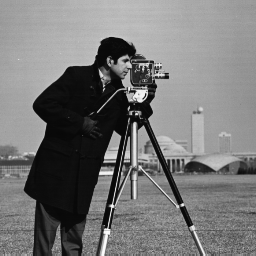
#> input picture 20XW97-CV-LAB/assets/images/cameraman.tif, 256 x 256 px, found by its file name
$ jupyter execute --allow-errors ws1.ipynb
#> lines starting #> are read from the running program, lines starting #| are printed output that depends on the picture
[cell 1]
# !pip install sounddevice

[cell 2]
# Task 1: Record your voice by saying "Hello" and save it as .wav file.
# Read it and display the voice.

[cell 3]
import sounddevice as sd
import numpy as np
from scipy.io.wavfile import read,write
import matplotlib.pyplot as plt

[cell 4]
fs = 44100
dur = 3
#> (the rest of this cell did not finish here and is left out)

#> (a cell that did not finish here is left out)

#> (a cell that did not finish here is left out)

#> (a cell that did not finish here is left out)

#> (a cell that did not finish here is left out)

[cell 9]
import cv2
import random

[cell 10]
img = cv2.imread('/home/karthikmsd/sem9/20XW97-CV-LAB/assets/images/cameraman.tif', 0)
#> img is the input picture: shape (256, 256); min 7, max 253, mean 118.7

[cell 11]
imlist = []

for npa in img:
    arr = list(npa)
    random.shuffle(arr)
    imlist.append(arr)
#> after the loop, imlist = 256 items
random.shuffle(imlist)

[cell 12]
scrambled = np.zeros([len(imlist), len(imlist[0])])
#> scrambled: shape (256, 256) float64; every value is 0

[cell 13]
for i in range(len(imlist)):
    for j in range(len(imlist[0])):
        scrambled[i, j] = imlist[i][j]
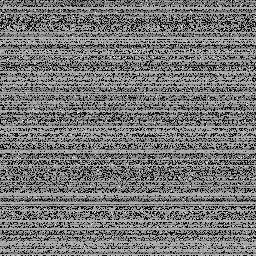
#> scrambled: shape (256, 256) float64; min 7, max 253, mean 118.7

[cell 14]
plt.imshow(scrambled, cmap='gray')

[cell 15]
# LLOYD max quantization

[cell 16]
img = cv2.imread('/home/karthikmsd/sem9/20XW97-CV-LAB/assets/images/cameraman.tif', 0)

[cell 17]
m, n = img.shape
#> m = 256; n = 256

[cell 18]
plt.imshow(img, cmap='gray')

[cell 19]
def LMAX_quant(img):
    epochs = 1
    q_levels = []

    Ti = []
    vmin = 0
    vmax = 255
    n = 10 # intervals for lmax quant

    for i in range(1, n+1):
        Ti.append(vmin+((i-0.5)/n)*(vmax-vmin))
    # [32 lines of commented-out code are left out]
    q_levels = Ti[:]
    return q_levels

[cell 20]
q_levels = LMAX_quant(img)
#> q_levels = [12.75, 38.25, 63.75, 89.25, 114.8, 140.2, 165.8, 191.2, 216.8, 242.2]

[cell 21]
q_img = np.zeros([m, n])
s = [0] + [(q_levels[i]+q_levels[i+1])*0.5 for i in range(len(q_levels)-1)] + [255]
#> s = [0, 25.5, 51, 76.5, 102, 127.5, 153, 178.5, 204, 229.5, 255]

for i in range(m):
    for j in range(n):
        pix  = img[i][j]

        for k in range(len(s)-1):
            l1, l2 = s[k], s[k+1]
            if l1<=pix<=l2:
                q_img[i][j] = q_levels[k]

[cell 22]
plt.imshow(q_img, cmap='gray')

[cell 23]
# 3. img file format
import os

[cell 24]
img = cv2.imread('/home/karthikmsd/sem9/20XW97-CV-LAB/assets/images/cameraman.tif', 0)

[cell 25]
cv2.imwrite('cameraman.png' , img)
cv2.imwrite('cameraman.jpg', img)
#> Out = True

[cell 26]
size = {}

[cell 27]
size['tif'] = os.path.getsize('/home/karthikmsd/sem9/20XW97-CV-LAB/assets/images/cameraman.tif')
size['jpg'] = os.path.getsize('cameraman.jpg')
size['png'] = os.path.getsize('cameraman.png')

[cell 28]
plt.bar(size.keys(), size.values())
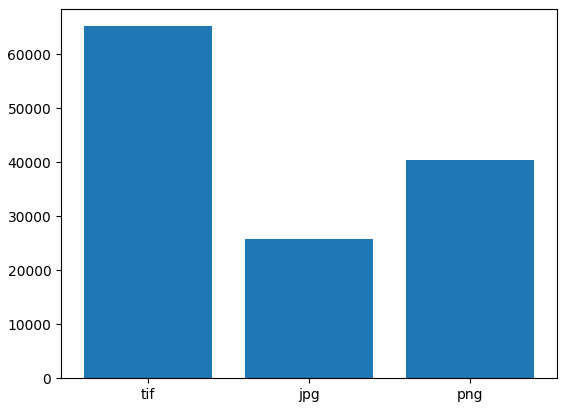
#> figure drawn by matplotlib, 1 panel; tallest bar 65240 high, from x = -0.4 to 0.4
